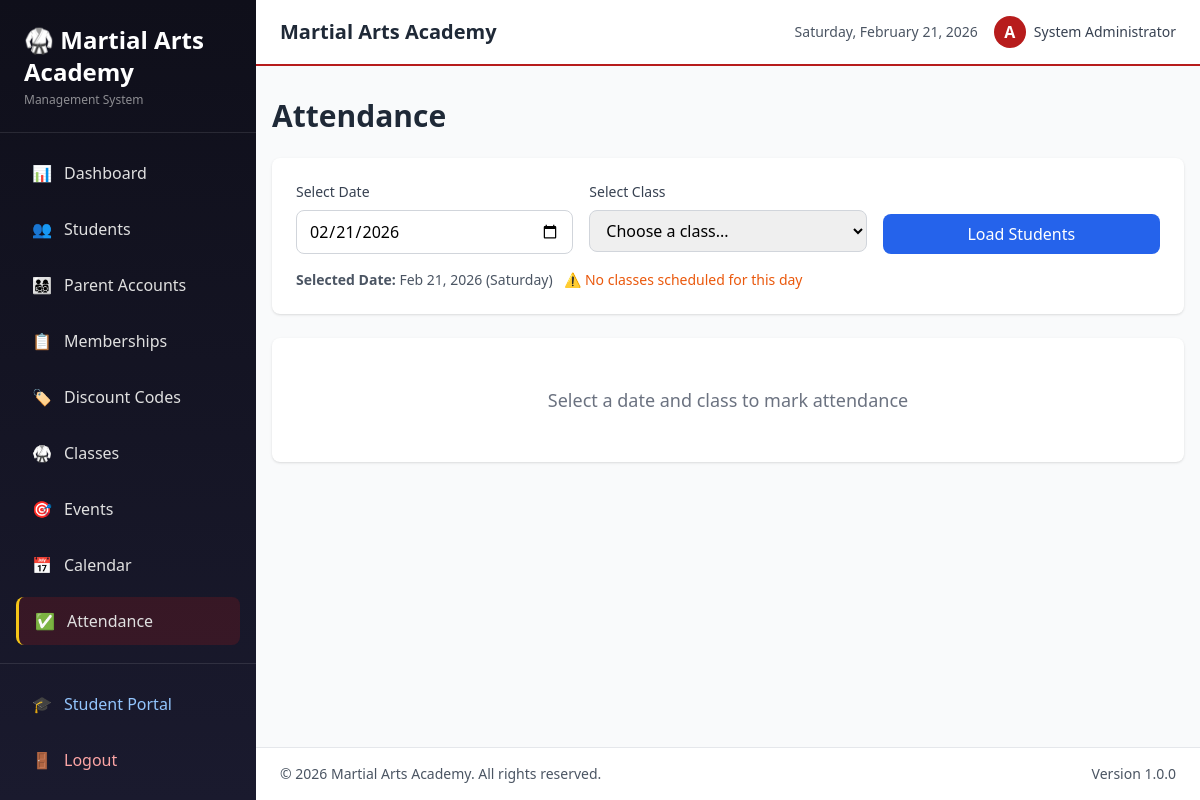
Page /attendance.php (signed in) on the committed database.
### tables this page shows
CREATE TABLE IF NOT EXISTS studio_config (
    id INT AUTO_INCREMENT PRIMARY KEY,
    config_key VARCHAR(100) NOT NULL UNIQUE,
    config_value TEXT NOT NULL
);

CREATE TABLE users (
    id INT PRIMARY KEY AUTO_INCREMENT,
    username VARCHAR(50) UNIQUE NOT NULL,
    password VARCHAR(255) NOT NULL,
    email VARCHAR(100) UNIQUE NOT NULL,
    full_name VARCHAR(100) NOT NULL,
    role ENUM('admin', 'instructor', 'staff') DEFAULT 'staff',
    created_at TIMESTAMP DEFAULT CURRENT_TIMESTAMP,
    updated_at TIMESTAMP DEFAULT CURRENT_TIMESTAMP ON UPDATE CURRENT_TIMESTAMP
);

### attendance.php (the view, shortened to what the rows shown need)
<?php
require_once 'config.php';
include 'includes/header.php';
?>
<div class="container mx-auto px-4 py-8">
    <h1 class="text-3xl font-bold text-gray-800 mb-6">Attendance</h1>
</div>
<?php include 'includes/footer.php'; ?>

### includes/header.php (shortened to what the rows shown need)
<?php
$theme = getActiveTheme();
$logoPath = getLogoPath();
$siteName = getSiteName();
?>
<!DOCTYPE html>
<html lang="en">
<head>
    <script src="https://cdn.tailwindcss.com"></script>
</head>
<body class="bg-gray-50">
    <div class="flex h-screen overflow-hidden">
        <aside class="w-64 shadow-lg hidden md:flex sidebar-custom h-full flex-col overflow-hidden">
            <div class="p-6 border-b border-white/10 flex-shrink-0">
                <?php if ($logoPath): ?>
                    <div class="flex items-center gap-3">
                        <img src="<?php echo htmlspecialchars($logoPath); ?>" alt="Logo" class="max-h-10 max-w-[140px] object-contain">
                    </div>
                    <p class="text-xs mt-1 opacity-60" style="color: <?php echo $theme['sidebar_text']; ?>;"><?php echo htmlspecialchars($siteName); ?></p>
                <?php else: ?>
                    <h1 class="text-2xl font-bold text-white">🥋 <?php echo htmlspecialchars(substr($siteName, 0, 20)); ?></h1>
                    <p class="text-xs mt-1 opacity-60" style="color: <?php echo $theme['sidebar_text']; ?>;">Management System</p>
                <?php endif; ?>
            </div>
        </aside>
        <div class="flex-1 flex flex-col overflow-hidden">
            <header class="bg-white shadow-sm topbar-accent">
                <div class="flex items-center justify-between px-6 py-4">
                    <div class="flex items-center">
                        <h2 class="text-xl font-semibold text-gray-800"><?php echo htmlspecialchars($siteName); ?></h2>
                    </div>
                    <div class="flex items-center space-x-4">
                        <div class="flex items-center space-x-2">
                            <div class="w-8 h-8 rounded-full flex items-center justify-center text-white font-bold user-avatar">
                                <?php echo strtoupper(substr(getCurrentUser()['username'], 0, 1)); ?>
                            </div>
                            <span class="text-sm font-medium text-gray-700">
                                <?php echo getCurrentUser()['full_name']; ?>
                            </span>
                        </div>
                    </div>
                </div>
            </header>
            <main class="flex-1 overflow-x-hidden overflow-y-auto bg-gray-50">

### includes/footer.php (shortened to what the rows shown need)
            </main>
            <footer class="bg-white border-t border-gray-200 px-6 py-4">
                <div class="flex items-center justify-between text-sm text-gray-600">
                    <p>&copy; <?php echo date('Y'); ?> <?php echo htmlspecialchars(getSiteName()); ?>. All rights reserved.</p>
                    <p>Version 1.0.0</p>
                </div>
            </footer>
        </div>
    </div>
</body>
</html>

### rows in the picture
studio_config: config_value "Martial Arts Academy"
users: username "A", full_name "System Administrator"
